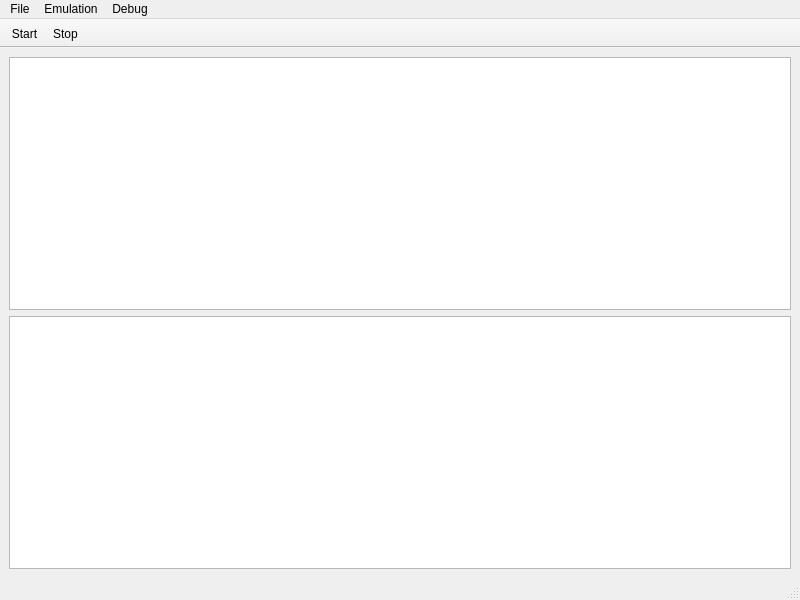
<?xml version="1.0" encoding="UTF-8"?>
<ui version="4.0">
 <class>MainWindow</class>
 <widget class="QMainWindow" name="MainWindow">
  <property name="geometry">
   <rect>
    <x>0</x>
    <y>0</y>
    <width>800</width>
    <height>600</height>
   </rect>
  </property>
  <property name="windowTitle">
   <string>PSX</string>
  </property>
  <widget class="QWidget" name="centralwidget">
   <layout class="QVBoxLayout" name="verticalLayout">
    <item>
     <widget class="QTreeView" name="treeView"/>
    </item>
    <item>
     <widget class="QPlainTextEdit" name="plainTextEdit">
      <property name="readOnly">
       <bool>true</bool>
      </property>
     </widget>
    </item>
   </layout>
  </widget>
  <widget class="QMenuBar" name="menubar">
   <property name="geometry">
    <rect>
     <x>0</x>
     <y>0</y>
     <width>800</width>
     <height>22</height>
    </rect>
   </property>
   <widget class="QMenu" name="menuFile">
    <property name="title">
     <string>File</string>
    </property>
    <addaction name="actionExit"/>
   </widget>
   <widget class="QMenu" name="menuDebug">
    <property name="title">
     <string>Debug</string>
    </property>
    <addaction name="actionVRAMViewer"/>
   </widget>
   <widget class="QMenu" name="menuEmulation">
    <property name="title">
     <string>Emulation</string>
    </property>
    <addaction name="actionStart"/>
    <addaction name="actionPause"/>
    <addaction name="actionStop"/>
   </widget>
   <addaction name="menuFile"/>
   <addaction name="menuEmulation"/>
   <addaction name="menuDebug"/>
  </widget>
  <widget class="QStatusBar" name="statusbar"/>
  <widget class="QToolBar" name="toolBar">
   <property name="windowTitle">
    <string>toolBar</string>
   </property>
   <property name="movable">
    <bool>false</bool>
   </property>
   <attribute name="toolBarArea">
    <enum>TopToolBarArea</enum>
   </attribute>
   <attribute name="toolBarBreak">
    <bool>false</bool>
   </attribute>
   <addaction name="actionToolbarStart"/>
   <addaction name="actionToolbarStop"/>
  </widget>
  <action name="actionVRAMViewer">
   <property name="checkable">
    <bool>true</bool>
   </property>
   <property name="text">
    <string>VRAM Viewer</string>
   </property>
  </action>
  <action name="actionStart">
   <property name="text">
    <string>Start</string>
   </property>
  </action>
  <action name="actionPause">
   <property name="text">
    <string>Pause</string>
   </property>
  </action>
  <action name="actionStop">
   <property name="text">
    <string>Stop</string>
   </property>
  </action>
  <action name="actionExit">
   <property name="text">
    <string>Exit</string>
   </property>
  </action>
  <action name="actionToolbarStart">
   <property name="text">
    <string>Start</string>
   </property>
   <property name="menuRole">
    <enum>QAction::MenuRole::TextHeuristicRole</enum>
   </property>
  </action>
  <action name="actionToolbarStop">
   <property name="text">
    <string>Stop</string>
   </property>
   <property name="menuRole">
    <enum>QAction::MenuRole::TextHeuristicRole</enum>
   </property>
  </action>
 </widget>
 <resources/>
 <connections/>
</ui>
